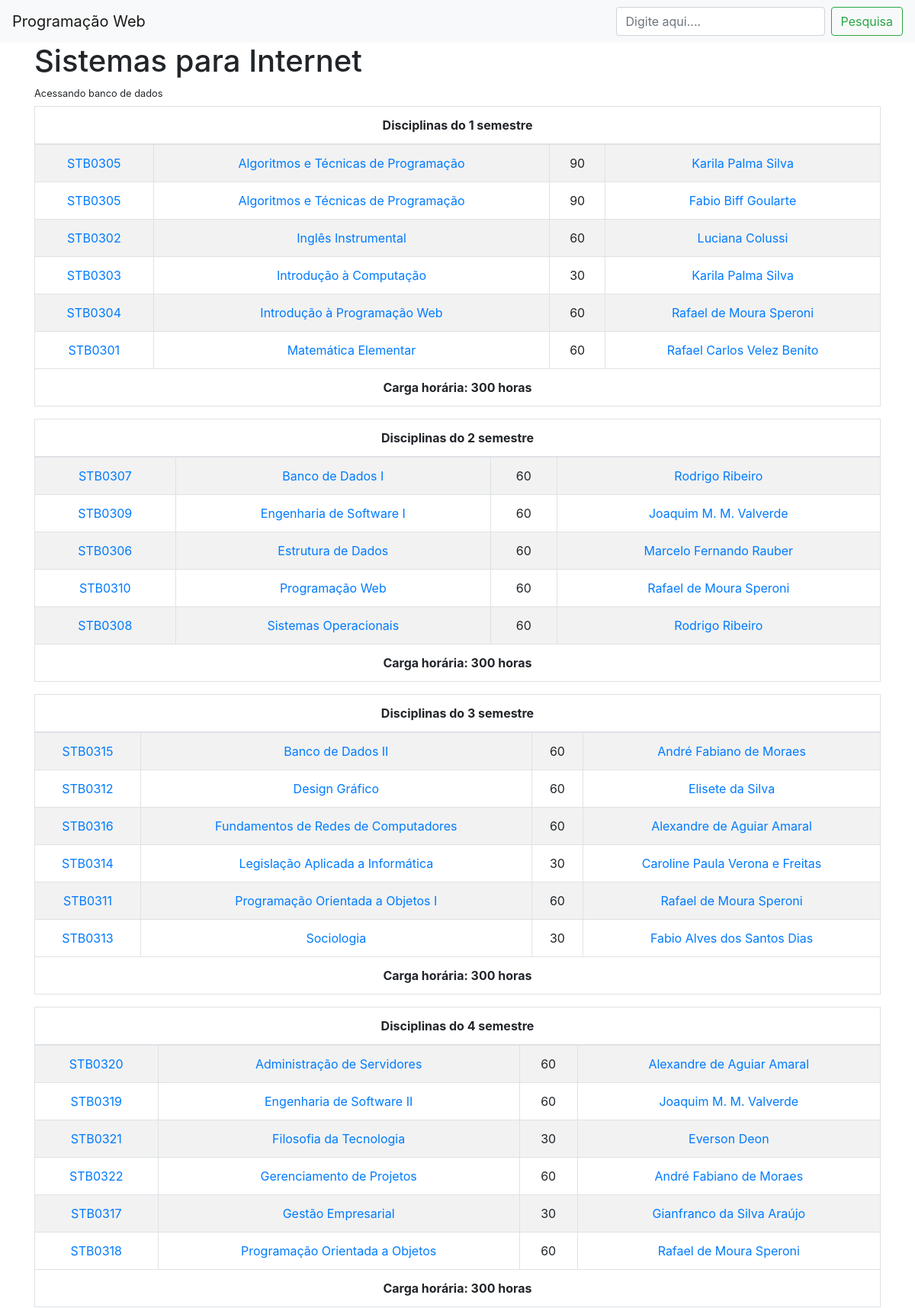
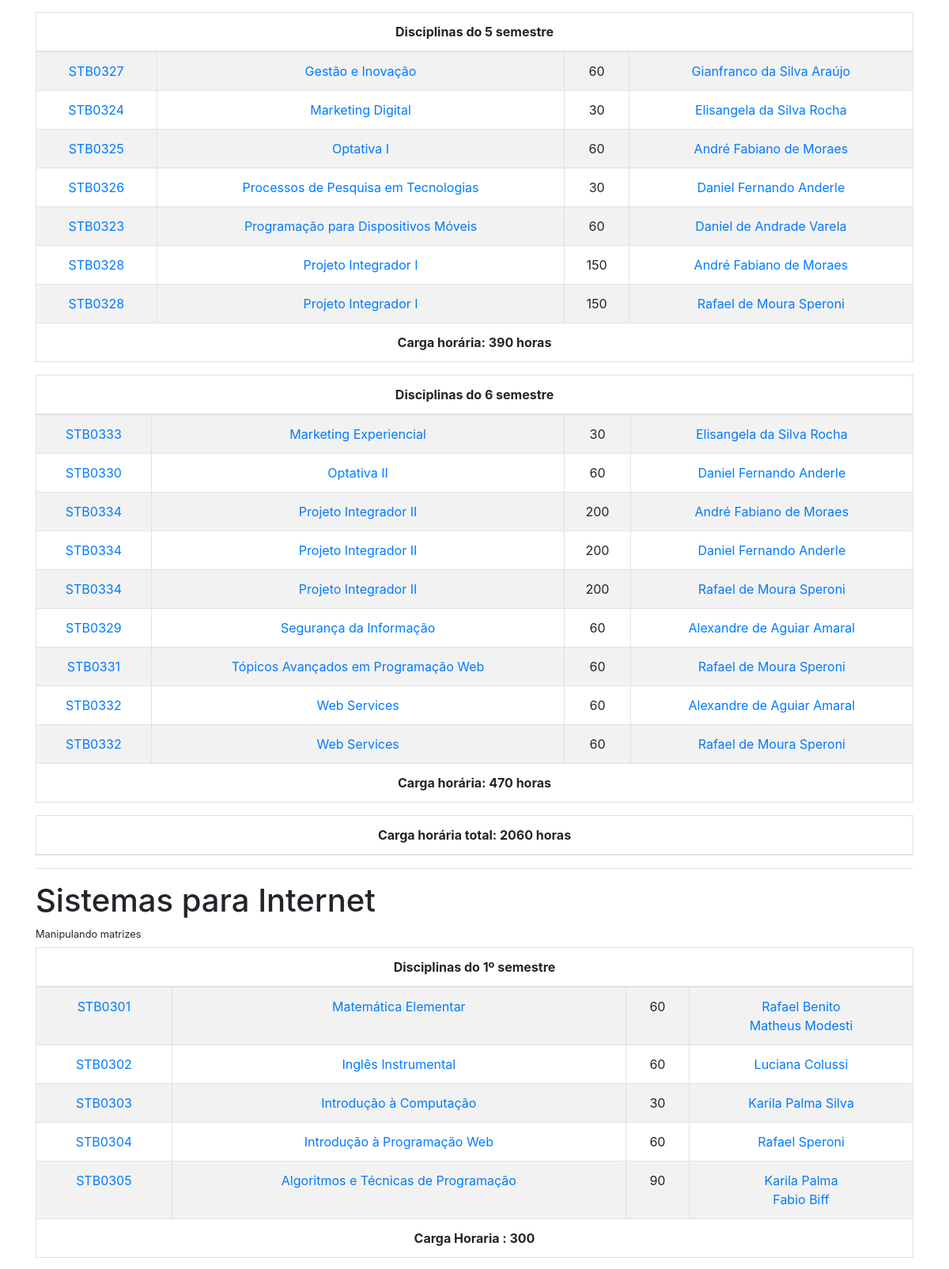
The page / (upper part) on the database its author committed (2 pictures, top to bottom).
### tables this page shows
CREATE TABLE `disciplina` (
  `id` int(11) NOT NULL,
  `codigo` varchar(45) DEFAULT NULL,
  `nome` varchar(45) DEFAULT NULL,
  `cargahoraria` int(11) DEFAULT NULL,
  `semestre` int(11) NOT NULL,
  `curso_id` int(11) NOT NULL
);

CREATE TABLE `professor` (
  `id` int(11) NOT NULL,
  `nome` varchar(256) DEFAULT NULL,
  `email` varchar(256) DEFAULT NULL,
  `foto` varchar(256) DEFAULT NULL
);

### helpers/util.php (called while the page is built, shortened)
<?php
$base_url="http://".$_SERVER['SERVER_NAME'].dirname($_SERVER["REQUEST_URI"].'?').'/';

### FunctionsDb.php (called while the page is built, shortened)
<?php
function getMatriz($semestre){
	$db= new Database();
	$conexao = $db->getConexao();
	$sql = "SELECT d.id as id_disciplina, d.codigo, d.nome as nome_disciplina, d.cargahoraria, " .
		"d.semestre, p.id as id_professor, p.nome as nome_professor, p.email, p.foto " .
		"FROM disciplina d, disciplina_professor dp, professor p " .
		"WHERE d.id = dp.id_disciplina " .
		"AND p.id = dp.id_professor " .
		"AND d.semestre =:semestre " .
		"ORDER by d.semestre, d.nome";
	$stmt = $conexao->prepare($sql);
	$stmt->bindParam(':semestre',$semestre);
	$stmt->execute();
	$matriz= $stmt->fetchAll(PDO::FETCH_ASSOC);
	return $matriz;
}
function CargaHoraria($id){
	$db= new Database();
	$conexao = $db->getConexao();
	$sql = "select sum(cargahoraria) as carga from disciplina where semestre= :id";
	$stmt = $conexao->prepare($sql);
	$stmt->bindParam(':id',$id);
	$stmt->execute();
	$semestre= $stmt->fetch(PDO::FETCH_ASSOC);
	return $semestre;
}

### lista.php (called while the page is built, shortened)
<?php
function semestreHorario($valorMatriz, $horaSemestre){
	$aux = 0;
	if($horaSemestre == 0){
		foreach($valorMatriz as $valor){
			$aux +=$valor['cargahoraria'];
		}
	}else{
		foreach($valorMatriz as $valor){
			if($valor['semestre'] == $horaSemestre){
				$aux += $valor['cargahoraria'];
			}
		}
	}
	return $aux;
}

### index.php (the view, shortened to what this page needs)
<?php
include 'helpers/util.php';
include 'cabecalho.php';
include 'FunctionsDb.php';
?>
<main class="container">
	<h1>Sistemas para Internet</h1>
	<h6><small>Acessando banco de dados</small></h6>
	<?php
	$chTotal = 0;
	for ($i=1; $i<7; $i++){
		$matriz = getMatriz($i);
		echo "<div class='d-flex justify-content-between'>";
		echo "<table class='table table-bordered table-striped table-hover table-reponsive text-center'>";
		echo "<thead>";
		echo "<tr><th colspan='4'>Disciplinas do {$i} semestre</th></tr>";
		echo "</thead>";
		echo "<tbody>";
		foreach ($matriz as $disciplina) {
			echo "<tr>";
			echo "<td><a href='disciplina.php?cod={$disciplina['id_disciplina']}&method=db'>{$disciplina['codigo']}</a></td>";
			echo "<td><a href='disciplina.php?cod={$disciplina['id_disciplina']}&method=db'>{$disciplina['nome_disciplina']}</a></td>";
			echo "<td>{$disciplina['cargahoraria']}</td>";
			echo "<td><a href='professor.php?prof={$disciplina['nome_professor']}&method=db'>{$disciplina['nome_professor']}</td>";
			echo "</tr>";
		}
		echo "</tbody>";
		$ch = CargaHoraria($i);
		$chTotal += $ch['carga'];
		echo "<tfoot>";
		echo "<th colspan='4'>Carga horária: ".$ch['carga']." horas</th>";
		echo "</tfoot>";
		echo "</table></div>";
	}
	echo "<table class='table table-bordered table-striped table-hover table-reponsive text-center'>";
	echo "<thead>";
	echo "<tr><th colspan='4'>Carga horária total: " . $chTotal . " horas</th></tr>";
	echo "</thead></table>";
	?>
	<hr/>
	<h1>Sistemas para Internet</h1>
	<h6><small>Manipulando matrizes</small></h6>
	<?php
		require_once('lista.php');
		for ($s=1; $s <7 ; $s++) {
			echo "<div class='d-flex justify-content-between'>";
			echo "<table class='table table-bordered table-striped table-hover table-reponsive text-center'>";
			echo "<thead>";
			echo "<tr><th colspan='4'>Disciplinas do ".$s."º semestre</th></tr>";
			echo "</thead>";
			echo "<tbody>";
			foreach ($matriz as  $value) {
				if ($value['semestre']==$s) {
					echo"<tr>";
					echo "<td><a href='disciplina.php?cod=" . $value['codigo'] . "&method=list'>" . $value['codigo'] . "</a></td>";
					echo "<td><a href='disciplina.php?cod=" . $value['codigo'] . "&method=list'>" . $value['nome'] . "</a></td>";
					echo "<td>".$value['cargahoraria']."</td>";
					echo "<td>";
					foreach ( $value['professor'] as $nomeprof) {
						echo "<a href='professor.php?prof={$nomeprof}&method=list'>{$nomeprof}</a><br> ";
					}
					echo "</td></tr>";
				}
			}
			echo "</tbody>";
			$total=semestreHorario($matriz,$s);
			echo "<tfoot>";
			echo "<th colspan='4'>Carga Horaria : ".$total."</th>";
			echo "</tfoot>";
			echo "</table></div>";
		}
	?>
</main>

### cabecalho.php (shortened to what this page needs)
<?php
require_once("helpers/util.php");
?>
<!doctype html>
<html lang="pt-br">
  <head>
    <link rel="stylesheet" href="https://stackpath.bootstrapcdn.com/bootstrap/4.3.1/css/bootstrap.min.css">
  </head>
  <body>
    <nav class="navbar navbar-light bg-light justify-content-between">
      <a href="<?php echo $base_url?>" class="navbar-brand">Programação Web</a>
      <form method="post" action="pesquisa.php" class="form-inline">
        <input class="form-control mr-sm-2" type="text" name="busca" placeholder="Digite aqui...." aria-label="Search">
        <button class="btn btn-outline-success my-2 my-sm-0" type="submit">Pesquisa</button>
      </form>
    </nav>

### rows shown on the page
disciplina: codigo "STB0305", nome "Algoritmos e Técnicas de Programação", cargahoraria "90", professor.nome "Karila Palma Silva", professor.nome "Fabio Biff Goularte"
disciplina: codigo "STB0302", nome "Inglês Instrumental", cargahoraria "60", professor.nome "Luciana Colussi", nomeprof "Luciana Colussi"
disciplina: codigo "STB0303", nome "Introdução à Computação", cargahoraria "30", professor.nome "Karila Palma Silva", nomeprof "Karila Palma Silva"
disciplina: codigo "STB0304", nome "Introdução à Programação Web", cargahoraria "60", professor.nome "Rafael de Moura Speroni", nomeprof "Rafael Speroni"
disciplina: codigo "STB0301", nome "Matemática Elementar", cargahoraria "60", professor.nome "Rafael Carlos Velez Benito", nomeprof "Rafael Benito", nomeprof "Matheus Modesti"
disciplina: codigo "STB0307", nome "Banco de Dados I", cargahoraria "60", professor.nome "Rodrigo Ribeiro"
disciplina: codigo "STB0309", nome "Engenharia de Software I", cargahoraria "60", professor.nome "Joaquim M. M. Valverde"
disciplina: codigo "STB0306", nome "Estrutura de Dados", cargahoraria "60", professor.nome "Marcelo Fernando Rauber"
disciplina: codigo "STB0310", nome "Programação Web", cargahoraria "60", professor.nome "Rafael de Moura Speroni"
disciplina: codigo "STB0308", nome "Sistemas Operacionais", cargahoraria "60", professor.nome "Rodrigo Ribeiro"
disciplina: codigo "STB0315", nome "Banco de Dados II", cargahoraria "60", professor.nome "André Fabiano de Moraes"
disciplina: codigo "STB0312", nome "Design Gráfico", cargahoraria "60", professor.nome "Elisete da Silva"
disciplina: codigo "STB0316", nome "Fundamentos de Redes de Computadores", cargahoraria "60", professor.nome "Alexandre de Aguiar Amaral"
disciplina: codigo "STB0314", nome "Legislação Aplicada a Informática", cargahoraria "30", professor.nome "Caroline Paula Verona e Freitas"
disciplina: codigo "STB0311", nome "Programação Orientada a Objetos I", cargahoraria "60", professor.nome "Rafael de Moura Speroni"
disciplina: codigo "STB0313", nome "Sociologia", cargahoraria "30", professor.nome "Fabio Alves dos Santos Dias"
disciplina: codigo "STB0320", nome "Administração de Servidores", cargahoraria "60", professor.nome "Alexandre de Aguiar Amaral"
disciplina: codigo "STB0319", nome "Engenharia de Software II", cargahoraria "60", professor.nome "Joaquim M. M. Valverde"
disciplina: codigo "STB0321", nome "Filosofia da Tecnologia", cargahoraria "30", professor.nome "Everson Deon"
disciplina: codigo "STB0322", nome "Gerenciamento de Projetos", cargahoraria "60", professor.nome "André Fabiano de Moraes"
disciplina: codigo "STB0317", nome "Gestão Empresarial", cargahoraria "30", professor.nome "Gianfranco da Silva Araújo"
disciplina: codigo "STB0318", nome "Programação Orientada a Objetos", cargahoraria "60", professor.nome "Rafael de Moura Speroni"
disciplina: codigo "STB0327", nome "Gestão e Inovação", cargahoraria "60", professor.nome "Gianfranco da Silva Araújo"
disciplina: codigo "STB0324", nome "Marketing Digital", cargahoraria "30", professor.nome "Elisangela da Silva Rocha"
disciplina: codigo "STB0325", nome "Optativa I", cargahoraria "60", professor.nome "André Fabiano de Moraes"
disciplina: codigo "STB0326", nome "Processos de Pesquisa em Tecnologias", cargahoraria "30", professor.nome "Daniel Fernando Anderle"
disciplina: codigo "STB0323", nome "Programação para Dispositivos Móveis", cargahoraria "60", professor.nome "Daniel de Andrade Varela"
disciplina: codigo "STB0328", nome "Projeto Integrador I", cargahoraria "150", professor.nome "André Fabiano de Moraes", professor.nome "Rafael de Moura Speroni"
disciplina: codigo "STB0333", nome "Marketing Experiencial", cargahoraria "30", professor.nome "Elisangela da Silva Rocha"
disciplina: codigo "STB0330", nome "Optativa II", cargahoraria "60", professor.nome "Daniel Fernando Anderle"
disciplina: codigo "STB0334", nome "Projeto Integrador II", cargahoraria "200", professor.nome "André Fabiano de Moraes", professor.nome "Daniel Fernando Anderle", professor.nome "Rafael de Moura Speroni"
disciplina: codigo "STB0329", nome "Segurança da Informação", cargahoraria "60", professor.nome "Alexandre de Aguiar Amaral"
disciplina: codigo "STB0331", nome "Tópicos Avançados em Programação Web", cargahoraria "60", professor.nome "Rafael de Moura Speroni"
disciplina: codigo "STB0332", nome "Web Services", cargahoraria "60", professor.nome "Alexandre de Aguiar Amaral", professor.nome "Rafael de Moura Speroni"

### other values the page prints
$ch['carga'] "300"
$ch['carga'] "390"
$ch['carga'] "470"
$chTotal "2060"
$value['codigo'] "STB0305"
$value['nome'] "Algoritmos e Técnicas de Programação"
$value['cargahoraria'] "90"
$nomeprof "Karila Palma"
$nomeprof "Fabio Biff"
$total "300"
